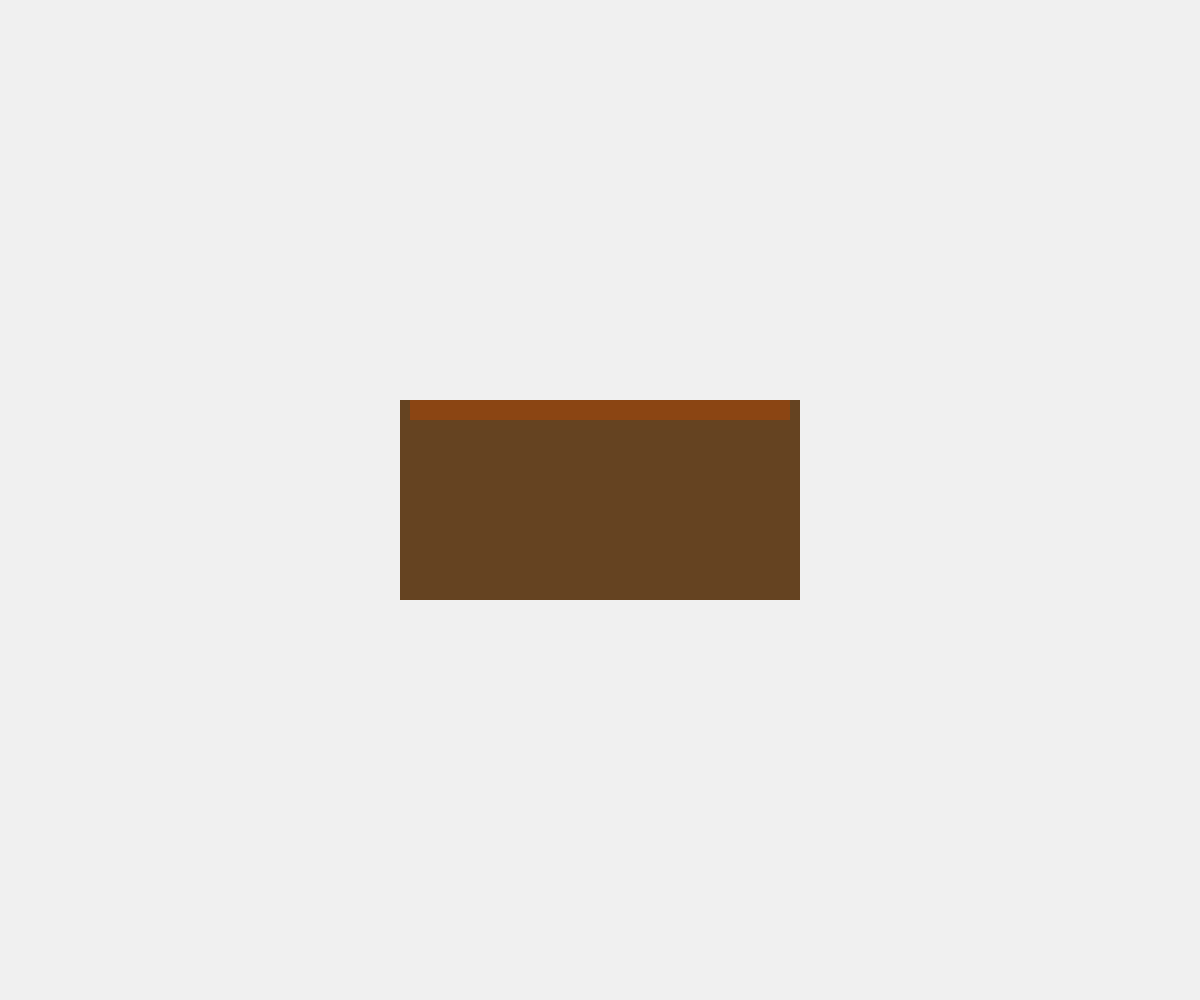
Frame 1 (no input)
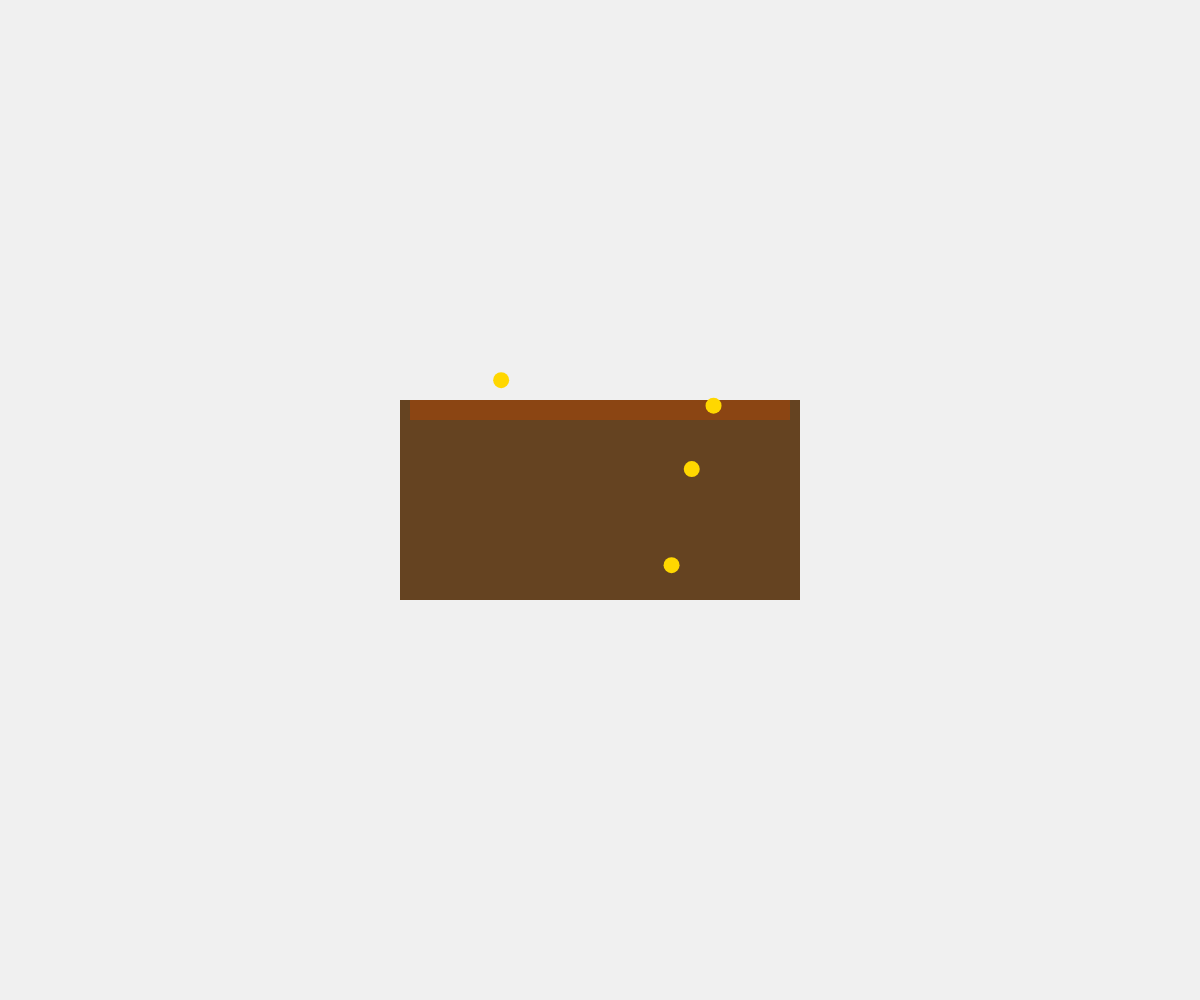
Frame 60 (no input)
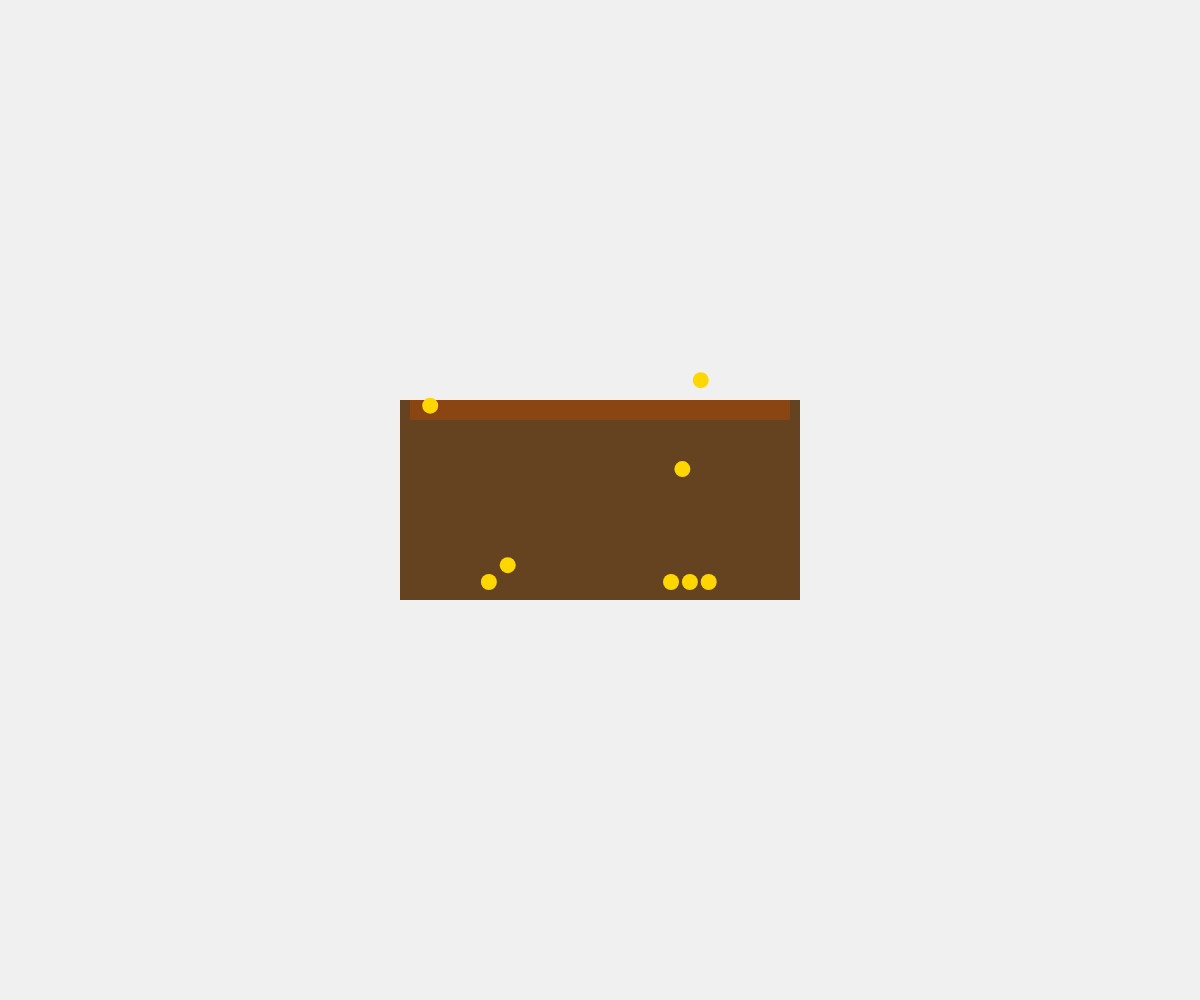
Frame 120 (the mouse pressed at the canvas centre since frame 60)

The p5.js sketch that drew these frames (run headless with seeded random() and noise() and a simulated clock; from frame 60 on, the mouse is pressed at the canvas centre):

// p5.js sketch
// ── sketch.js
let coins = [];
let caseWidth = 400;
let caseHeight = 200;
let coinRadius = 8;
let gravity = 0.2;
let friction = 0.99;

function setup() {
  createCanvas(windowWidth, windowHeight);
  rectMode(CENTER);
  noStroke();
}

function draw() {
  background(240);
  
  // Draw wooden case
  fill(139, 69, 19); // Brown color for wood
  rect(width/2, height/2, caseWidth, caseHeight, 10);
  
  // Draw back of case (depth)
  fill(101, 67, 33); // Darker brown for depth
  beginShape();
  vertex(width/2 - caseWidth/2, height/2 - caseHeight/2);
  vertex(width/2 + caseWidth/2, height/2 - caseHeight/2);
  vertex(width/2 + caseWidth/2, height/2 + caseHeight/2);
  vertex(width/2 - caseWidth/2, height/2 + caseHeight/2);
  endShape(CLOSE);
  
  // Draw open top
  fill(139, 69, 19);
  rect(width/2, height/2 - caseHeight/2 + 10, caseWidth - 20, 20);
  
  // Add coins periodically
  if (frameCount % 15 === 0) {
    coins.push({
      x: random(width/2 - caseWidth/2 + coinRadius, width/2 + caseWidth/2 - coinRadius),
      y: height/2 - caseHeight/2 - 20,
      radius: coinRadius,
      vx: random(-0.5, 0.5),
      vy: 0,
      color: color(255, 215, 0), // Gold color
      accumulated: false
    });
  }
  
  // Update and draw coins
  for (let i = coins.length - 1; i >= 0; i--) {
    let coin = coins[i];
    
    // Apply gravity
    coin.vy += gravity;
    
    // Apply friction
    coin.vx *= friction;
    coin.vy *= friction;
    
    // Update position
    coin.x += coin.vx;
    coin.y += coin.vy;
    
    // Boundary collision with case walls
    if (coin.x - coin.radius < width/2 - caseWidth/2) {
      coin.x = width/2 - caseWidth/2 + coin.radius;
      coin.vx *= -0.5; // Bounce
    } else if (coin.x + coin.radius > width/2 + caseWidth/2) {
      coin.x = width/2 + caseWidth/2 - coin.radius;
      coin.vx *= -0.5;
    }
    
    // Check if coin hits bottom of case or accumulates
    if (coin.y + coin.radius > height/2 + caseHeight/2 - 10) {
      coin.y = height/2 + caseHeight/2 - 10 - coin.radius;
      coin.vy = 0;
      
      // Accumulate coins at the bottom
      if (!coin.accumulated) {
        coin.accumulated = true;
        coin.vy = 0;
        coin.vx = 0;
      }
    }
    
    // Draw coin
    fill(coin.color);
    ellipse(coin.x, coin.y, coin.radius * 2);
    
    // Remove coins that are no longer visible or have settled
    if (coin.y > height + 50) {
      coins.splice(i, 1);
    }
  }
}

function windowResized() {
  resizeCanvas(windowWidth, windowHeight);
}
